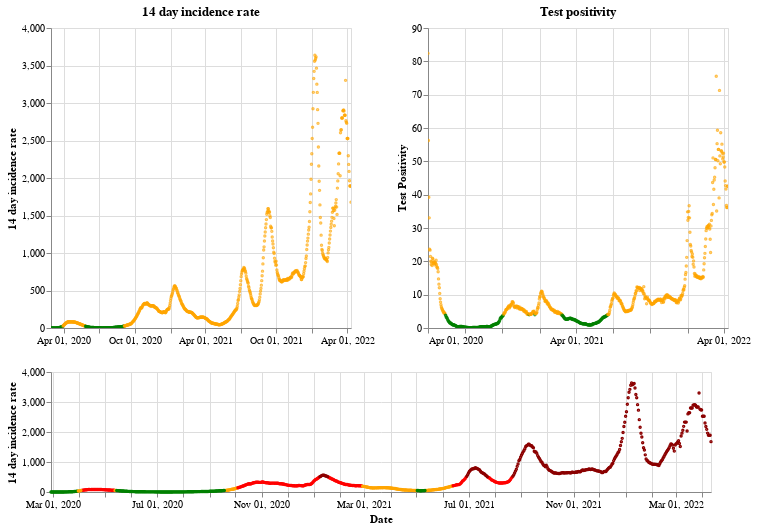

The cell this chart's notebook holds for it:
### Markdown cell above
## Scotland

### Code cell
plot_traffic_light('Scotland')

### Figure 1 — Vega-Lite specification as saved in the notebook (floating-point values rounded to 4 significant figures; data arrays with more than 128 entries replaced by an {"elided": "..."} marker saying what was removed)
{"config": {"view": {"continuousWidth": 400, "continuousHeight": 300}}, "vconcat": [{"hconcat": [{"mark": {"type": "point", "size": 2}, "encoding": {"color": {"condition": {"value": "green", "test": "(datum.twoWeeklyCasesRate <= 25)"}, "value": "orange"}, "tooltip": [{"type": "nominal", "field": "areaName"}, {"type": "temporal", "field": "date"}, {"type": "quantitative", "field": "twoWeeklyCasesRate"}, {"type": "quantitative", "field": "testPositivity"}], "x": {"type": "temporal", "axis": {"title": ""}, "field": "date", "scale": {"domain": {"selection": "DateBrush"}}, "timeUnit": "yearmonthdate"}, "y": {"type": "quantitative", "axis": {"title": "14 day incidence rate"}, "field": "twoWeeklyCasesRate"}}, "title": "14 day incidence rate", "width": 300}, {"mark": {"type": "point", "size": 2}, "encoding": {"color": {"condition": {"value": "green", "test": "(datum.testPositivity <= 4)"}, "value": "orange"}, "tooltip": [{"type": "nominal", "field": "areaName"}, {"type": "temporal", "field": "date"}, {"type": "quantitative", "field": "twoWeeklyCasesRate"}, {"type": "quantitative", "field": "testPositivity"}], "x": {"type": "temporal", "axis": {"title": ""}, "field": "date", "scale": {"domain": {"selection": "DateBrush"}}, "timeUnit": "yearmonthdate"}, "y": {"type": "quantitative", "axis": {"title": "Test Positivity"}, "field": "testPositivity"}}, "title": "Test positivity", "width": 300}]}, {"layer": [{"mark": {"type": "point", "size": 2}, "encoding": {"color": {"condition": {"value": "orange", "test": "(((datum.testPositivity < 4) && (datum.twoWeeklyCasesRate >= 50)) && (datum.twoWeeklyCasesRate < 200))"}, "value": "red"}, "opacity": {"condition": {"value": 1, "test": "((datum.twoWeeklyCasesRate >= 50) && (datum.twoWeeklyCasesRate < 500))"}, "value": 0}, "tooltip": [{"type": "nominal", "field": "areaName"}, {"type": "temporal", "field": "date"}, {"type": "quantitative", "field": "twoWeeklyCasesRate"}, {"type": "quantitative", "field": "testPositivity"}], "x": {"type": "temporal", "axis": {"title": "Date"}, "field": "date", "timeUnit": "yearmonthdate"}, "y": {"type": "quantitative", "axis": {"title": "14 day incidence rate"}, "field": "twoWeeklyCasesRate"}}, "selection": {"DateBrush": {"type": "interval", "encodings": ["x"], "fields": ["Time"]}}}, {"mark": {"type": "point", "size": 2}, "encoding": {"color": {"value": "darkred"}, "opacity": {"condition": {"value": 1, "test": "(datum.twoWeeklyCasesRate >= 500)"}, "value": 0}, "tooltip": [{"type": "nominal", "field": "areaName"}, {"type": "temporal", "field": "date"}, {"type": "quantitative", "field": "twoWeeklyCasesRate"}, {"type": "quantitative", "field": "testPositivity"}], "x": {"type": "temporal", "axis": {"title": "Date"}, "field": "date", "timeUnit": "yearmonthdate"}, "y": {"type": "quantitative", "axis": {"title": "14 day incidence rate"}, "field": "twoWeeklyCasesRate"}}}, {"mark": {"type": "point", "size": 2}, "encoding": {"color": {"condition": {"value": "green", "test": "((datum.testPositivity < 4) && (datum.twoWeeklyCasesRate < 50))"}, "value": "orange"}, "opacity": {"condition": {"value": 1, "test": "(datum.twoWeeklyCasesRate < 50)"}, "value": 0}, "tooltip": [{"type": "nominal", "field": "areaName"}, {"type": "temporal", "field": "date"}, {"type": "quantitative", "field": "twoWeeklyCasesRate"}, {"type": "quantitative", "field": "testPositivity"}], "x": {"type": "temporal", "axis": {"title": "Date"}, "field": "date", "timeUnit": "yearmonthdate"}, "y": {"type": "quantitative", "axis": {"title": "14 day incidence rate"}, "field": "twoWeeklyCasesRate"}}}], "height": 120, "width": 660}], "data": {"name": "data-6c5ff6e92579dd0f86514b9fd9b659b1"}, "$schema": "https://vega.github.io/schema/vega-lite/v4.8.1.json", "datasets": {"data-6c5ff6e92579dd0f86514b9fd9b659b1": {"elided": "774 records"}}}
